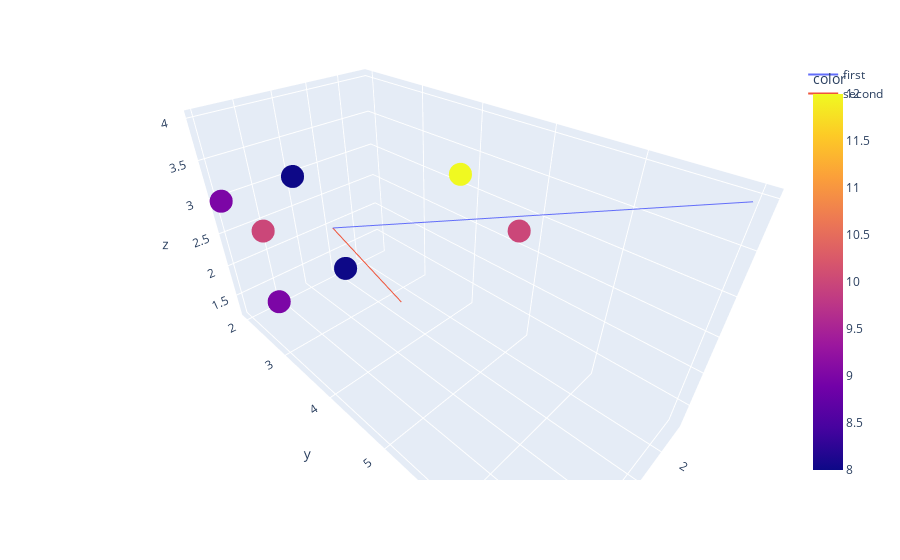

Source (notebook cell):
### Code cell
#　サンプルデータ
x = np.array([3, 4, 2, 3, 4, 4, 3])
y = np.array([2, 3, 5, 5, 3, 2, 3])
z = np.array([3, 3, 3, 4, 2, 3, 2])
X = pd.DataFrame({'x': x, 'y': y, 'z': z})
pca = PCA(n_components=2)
pca.fit(X)
X_pc = pca.transform(X)
X['color'] = X['x'] + X['y'] + X['z']

# 主成分の座標作成
pc_v = []
coef = 3
for length, vector in zip(pca.explained_variance_, pca.components_):
    v = vector * np.sqrt(length) * coef
    pc_v.append(v)
pc_df = pd.DataFrame((np.array(pc_v) + pca.mean_), columns=['x', 'y', 'z'])
pc_df['component'] =['first', 'second']
pc_mean_df = pd.DataFrame(np.array([pca.mean_, pca.mean_]), columns=['x', 'y', 'z'])
pc_mean_df['component'] = ['first', 'second']
pc_df_all = pd.concat([pc_mean_df, pc_df])

# 描画
fig = px.scatter_3d(X, x="x", y="y", z="z", color='color')
fig.add_trace(px.line_3d(pc_df_all, x='x', y='y', z='z', color='component').data[0])
fig.add_trace(px.line_3d(pc_df_all, x='x', y='y', z='z', color='component').data[1])
fig.show()

### Figure 1 — Plotly figure (JSON) as saved in the notebook; plotly's stock layout.template omitted (floating-point values rounded to 4 significant figures)
{"data": [{"hovertemplate": "x=%{x}<br>y=%{y}<br>z=%{z}<br>color=%{marker.color}<extra></extra>", "legendgroup": "", "marker": {"color": [8, 10, 10, 12, 9, 9, 8], "coloraxis": "coloraxis", "symbol": "circle"}, "mode": "markers", "name": "", "scene": "scene", "showlegend": false, "type": "scatter3d", "x": [3, 4, 2, 3, 4, 4, 3], "y": [2, 3, 5, 5, 3, 2, 3], "z": [3, 3, 3, 4, 2, 3, 2]}, {"hovertemplate": "component=first<br>x=%{x}<br>y=%{y}<br>z=%{z}<extra></extra>", "legendgroup": "first", "line": {"color": "#636efa", "dash": "solid"}, "marker": {"symbol": "circle"}, "mode": "lines", "name": "first", "scene": "scene", "showlegend": true, "type": "scatter3d", "x": [3.286, 1.606], "y": [3.286, 6.973], "z": [2.857, 3.942]}, {"hovertemplate": "component=second<br>x=%{x}<br>y=%{y}<br>z=%{z}<extra></extra>", "legendgroup": "second", "line": {"color": "#EF553B", "dash": "solid"}, "marker": {"symbol": "circle"}, "mode": "lines", "name": "second", "scene": "scene", "showlegend": true, "type": "scatter3d", "x": [3.286, 2.331], "y": [3.286, 3.33], "z": [2.857, 1.229]}], "layout": {"autosize": true, "coloraxis": {"colorbar": {"title": {"text": "color"}}, "colorscale": [[0, "#0d0887"], [0.1111, "#46039f"], [0.2222, "#7201a8"], [0.3333, "#9c179e"], [0.4444, "#bd3786"], [0.5556, "#d8576b"], [0.6667, "#ed7953"], [0.7778, "#fb9f3a"], [0.8889, "#fdca26"], [1, "#f0f921"]]}, "legend": {"tracegroupgap": 0}, "margin": {"t": 60}, "scene": {"aspectmode": "auto", "aspectratio": {"x": 0.7465, "y": 1.55, "z": 0.864}, "camera": {"center": {"x": 0, "y": 0, "z": 0}, "eye": {"x": 0.9583, "y": 0.9583, "z": 0.9583}, "projection": {"type": "perspective"}, "up": {"x": 0, "y": 0, "z": 1}}, "domain": {"x": [0, 1], "y": [0, 1]}, "xaxis": {"title": {"text": "x"}, "type": "linear"}, "yaxis": {"title": {"text": "y"}, "type": "linear"}, "zaxis": {"title": {"text": "z"}, "type": "linear"}}}}
